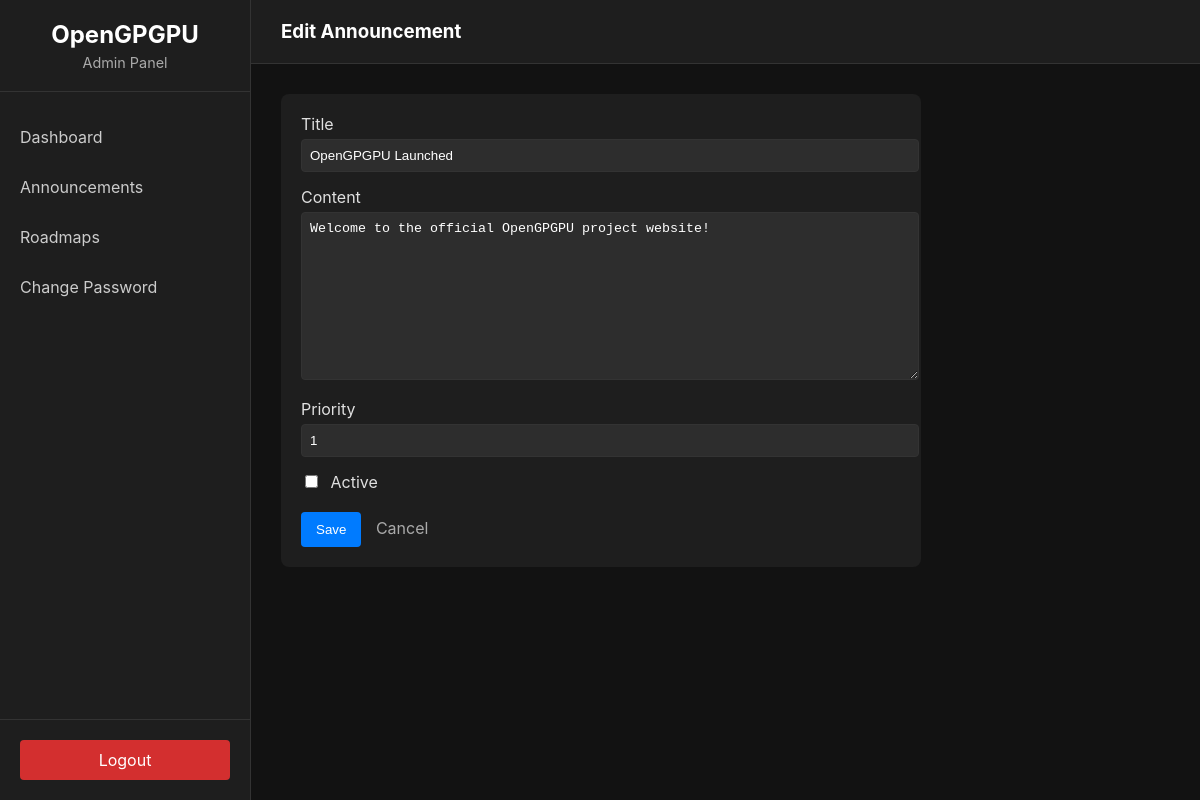
/admin/announcement/1/edit (signed in), run on the app's committed database.
### app/models/announcement.py (models this page shows)
class Announcement(BaseModel):
    __tablename__ = 'announcements'
    title = db.Column(db.String(100), nullable=False)
    content = db.Column(db.Text, nullable=False)
    priority = db.Column(db.Integer, default=0) # 0: Normal, 1: High
    is_active = db.Column(db.Boolean, default=True)

### app/views/admin.py (the view, shortened to what this page needs)
@admin_bp.route('/announcement/<int:id>/edit', methods=['GET', 'POST'])
@login_required
def edit_announcement(id):
    from app.dao.announcement_dao import AnnouncementDAO
    announcement = AnnouncementDAO.get_by_id(id)
    if not announcement:
        flash('Announcement not found')
        return redirect(url_for('admin_bp.announcements'))
    form = AnnouncementForm(obj=announcement)
    return render_template('admin/announcement_form.html', form=form, title="Edit Announcement")

### app/forms/announcement_form.py
class AnnouncementForm(FlaskForm):
    title = StringField('Title', validators=[DataRequired(), Length(max=100)])
    content = TextAreaField('Content', validators=[DataRequired()])
    priority = IntegerField('Priority', default=0)
    is_active = BooleanField('Active', default=True)
    submit = SubmitField('Save')

### app/__init__.py (called while the page is built)
def create_app(config_name='default'):
    app = Flask(__name__)
    app.config.from_object(config[config_name])
    db.init_app(app)
    bcrypt.init_app(app)
    login_manager.init_app(app)
    @login_manager.user_loader
    def load_user(user_id):
        from app.dao.admin_dao import AdminDAO
        return AdminDAO.get_by_id(int(user_id))
    from app.views.frontend import frontend_bp
    from app.views.admin import admin_bp
    app.register_blueprint(frontend_bp)
    app.register_blueprint(admin_bp)
    return app

### app/dao/base_dao.py (called while the page is built)
    @classmethod
    def get_by_id(cls, id):
        return db.session.get(cls.model, id)

### app/templates/admin/announcement_form.html (shortened to what this page needs)
{% extends "admin/base.html" %}
{% block header %}{{ title }}{% endblock %}
{% block content %}
<div class="form-container" style="max-width: 600px; background-color: #1e1e1e; padding: 20px; border-radius: 8px;">
    <form method="POST">
        <div class="form-group" style="margin-bottom: 15px;">
            {{ form.title.label(style="display: block; margin-bottom: 5px;") }}
            {{ form.title(style="width: 100%; padding: 8px; background-color: #2d2d2d; border: 1px solid #333; color: white; border-radius: 4px;") }}
        </div>
        <div class="form-group" style="margin-bottom: 15px;">
            {{ form.content.label(style="display: block; margin-bottom: 5px;") }}
            {{ form.content(style="width: 100%; padding: 8px; background-color: #2d2d2d; border: 1px solid #333; color: white; border-radius: 4px; min-height: 150px;") }}
        </div>
        <div class="form-group" style="margin-bottom: 15px;">
            {{ form.priority.label(style="display: block; margin-bottom: 5px;") }}
            {{ form.priority(style="width: 100%; padding: 8px; background-color: #2d2d2d; border: 1px solid #333; color: white; border-radius: 4px;") }}
        </div>
        <div class="form-group" style="margin-bottom: 20px;">
            {{ form.is_active() }} {{ form.is_active.label(style="display: inline-block; margin-left: 5px;") }}
        </div>
        <div class="form-actions">
            {{ form.submit(class_="btn", style="background-color: #007bff; color: white; padding: 10px 15px; border: none; border-radius: 4px; cursor: pointer;") }}
            <a href="{{ url_for('admin_bp.announcements') }}" style="margin-left: 10px; color: #aaa; text-decoration: none;">Cancel</a>
        </div>
    </form>
</div>
{% endblock %}

### app/static/css/admin.css (style rules this page uses)
body { margin: 0; font-family: -apple-system, BlinkMacSystemFont, "Segoe UI", Roboto, Helvetica, Arial, sans-serif; background-color: #121212; color: #e0e0e0; }

### data on the page
Announcement: title "OpenGPGPU Launched", content "Welcome to the official OpenGPGPU project website!", priority "1"

### other printed values
{{ title }} "Edit Announcement"
